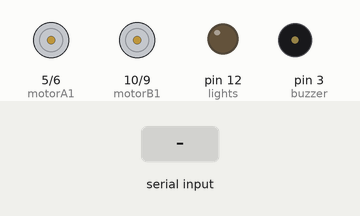
The sketch below on a simulated Arduino Uno, built with avr-gcc and run on an emulated ATmega328P. On the bench: motor-driver pin pairs drawn as motors (green arrow = first pin HIGH = forward, orange = second pin HIGH = backward, longer = more drive), output pins drawn as LEDs (lit = HIGH), buzzer (waves = sounding). The inputs (shaded band) are chosen by the test bench.

Above: at 1.2 s.
1.3 s: "F" received over Serial
At 2.2 s:
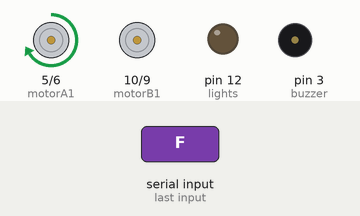
2.8 s: byte 74 ('J') received over Serial
At 3.3 s:
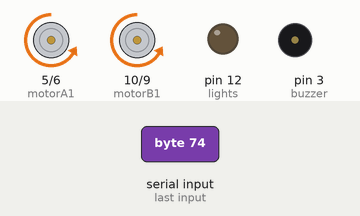
4.3 s: byte 76 ('L') received over Serial
At 5.5 s:
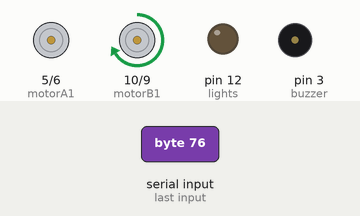
5.8 s: byte 82 ('R') received over Serial
At 6.8 s:
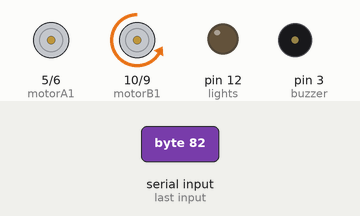
7.3 s: byte 87 ('W') received over Serial
At 7.9 s:
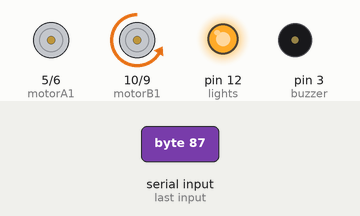
8.8 s: byte 86 ('V') received over Serial
At 9.1 s:
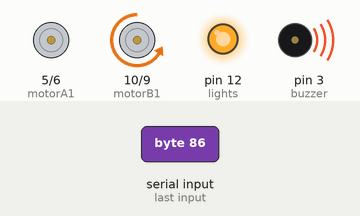
Timing chart, 0 to 11.3 s (numbered marks = the images above; inputs shaded):
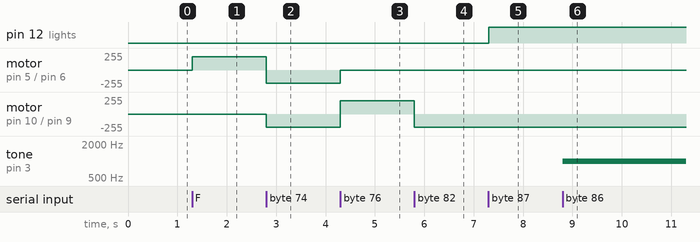

Measured:
- after the input at 1.3 s, motor on pin 5 (motorA1) / pin 6 (motorA2): stopped → forward 200/255 at once
- after the input at 2.8 s, motor on pin 5 (motorA1) / pin 6 (motorA2): forward 200/255 → backward 200/255 at once; motor on pin 10 (motorB1) / pin 9 (motorB2): stopped → backward 200/255 at once
- after the input at 4.3 s, motor on pin 5 (motorA1) / pin 6 (motorA2): backward 200/255 → stopped at once; motor on pin 10 (motorB1) / pin 9 (motorB2): backward 200/255 → forward 200/255 at once
- after the input at 5.8 s, motor on pin 10 (motorB1) / pin 9 (motorB2): forward 200/255 → backward 200/255 at once
- after the input at 7.3 s, pin 12 (lights): LOW → HIGH at once
- after the input at 8.8 s, tone on pin 3 (buzzer): silent → 1000 Hz at once

The sketch:

Rc_Car_Nissan.ino
```cpp
/************************************
 *Author: Carmelo Hernandez
 *Date modified: 08 March 2019
 *Date finished: 21 March 2019
 *Project: RC Car Nissan Skyline
 *controled by Arduino Uno R3 board,
 *Bluetooth, and Android smarthphone
 ************************************
 */

//L298N Connection
  const int motorA1  = 5;  // Pin  2 of L298N
  const int motorA2  = 6;  // Pin  7 of L298N
  const int motorB1  = 10; // Pin 10 of L298N
  const int motorB2  = 9;  // Pin 14 of L298N
//Leds connected to Arduino UNO Pin 12
  const int lights  = 12;
//Buzzer / Speaker to Arduino UNO Pin 3
  const int buzzer = 3 ;
//Bluetooth (HC-05) State pin on pin 2 of Arduino
  const int BTState = 2;
//Variables for speed control
  int i=0;
  int j=0;
  int state;
  int vSpeed=200;     // Default speed, from 0 to 255

// Void to setup the input and output values
void setup() {
    // Set pins as outputs:
    pinMode(motorA1, OUTPUT); // Positive driver motor to L298N
    pinMode(motorA2, OUTPUT); // Negative driver motor to L298N
    pinMode(motorB1, OUTPUT); // Positive steering motor to L298N
    pinMode(motorB2, OUTPUT); // Negative steering motor to L298N
    pinMode(lights, OUTPUT); // Positive energy to breadboard to turn on/off LED's
    pinMode(BTState, INPUT); // Information from Bluetooth transmitter
    Serial.begin(9600); // Initialize serial communication between HC-05 Bluetooth and Arduino board at 9600 bits per second
}

// Loop for controller speed, light, sound, and direction of the car
void loop() {
  //Save income data to variable 'state'
    if(Serial.available() > 0){
      state = Serial.read();
    }

  //Statements to change speed in android application
    if (state == '0'){
      vSpeed=0;}
    else if (state == '1'){
      vSpeed=100;}
    else if (state == '2'){
      vSpeed=180;}
    else if (state == '3'){
      vSpeed=200;}
    else if (state == '4'){
      vSpeed=255;}

  /***********************Forward****************************/
  //If state is equal with letter 'F', car will go forward!
    if (state == 'F') {
      analogWrite(motorA1, vSpeed); analogWrite(motorA2, 0);
        analogWrite(motorB1, 0);      analogWrite(motorB2, 0);
    }
  /**********************Forward Left************************/
  //If state is equal with letter 'G', car will go forward left
    else if (state == 'G') {
      analogWrite(motorA1, vSpeed); analogWrite(motorA2, 0);
        analogWrite(motorB1, 200);    analogWrite(motorB2, 0);
    }
  /**********************Forward Right************************/
  //If state is equal with letter 'I', car will go forward right
    else if (state == 'I') {
        analogWrite(motorA1, vSpeed); analogWrite(motorA2, 0);
        analogWrite(motorB1, 0);      analogWrite(motorB2, 200);
    }
  /***********************Backward****************************/
  //If state is equal with letter 'B', car will go backward
    else if (state == 'B') {
      analogWrite(motorA1, 0);   analogWrite(motorA2, vSpeed);
        analogWrite(motorB1, 0);   analogWrite(motorB2, 0);
    }
  /**********************Backward Left************************/
  //If state is equal with letter 'H', car will go backward left
    else if (state == 'H') {
      analogWrite(motorA1, 0);   analogWrite(motorA2, vSpeed);
        analogWrite(motorB1, 200); analogWrite(motorB2, 0);
    }
  /**********************Backward Right************************/
  //If state is equal with letter 'J', car will go backward right
    else if (state == 'J') {
      analogWrite(motorA1, 0);   analogWrite(motorA2, vSpeed);
        analogWrite(motorB1, 0);   analogWrite(motorB2, 200);
    }
  /***************************Left*****************************/
  //If state is equal with letter 'L', wheels will turn left
    else if (state == 'L') {
      analogWrite(motorA1, 0);   analogWrite(motorA2, 0);
        analogWrite(motorB1, 200); analogWrite(motorB2, 0);
    }
  /***************************Right*****************************/
  //If state is equal with letter 'R', wheels will turn right
    else if (state == 'R') {
      analogWrite(motorA1, 0);   analogWrite(motorA2, 0);
        analogWrite(motorB1, 0);   analogWrite(motorB2, 200);
    }
  /************************Lights*****************************/
  //If state is equal with letter 'W', turn leds on or of off
    else if (state == 'W') {
      if (i==0){
         digitalWrite(lights, HIGH);
         i=1;
      }
      else if (i==1){
         digitalWrite(lights, LOW);
         i=0;
      }
      state='n';
    }
  /**********************Horn sound***************************/
  //If state is equal with letter 'V', play (or stop) horn sound
    else if (state == 'V'){
      if (j==0){
         tone(buzzer, 1000);//Speaker on
         j=1;
      }
      else if (j==1){
         noTone(buzzer);    //Speaker off
         j=0;
      }
      state='n';
    }
  /************************Stop*****************************/
  //If state is equal with letter 'S', stop the car
    else if (state == 'S'){
        analogWrite(motorA1, 0);  analogWrite(motorA2, 0);
        analogWrite(motorB1, 0);  analogWrite(motorB2, 0);
    }
}
```
